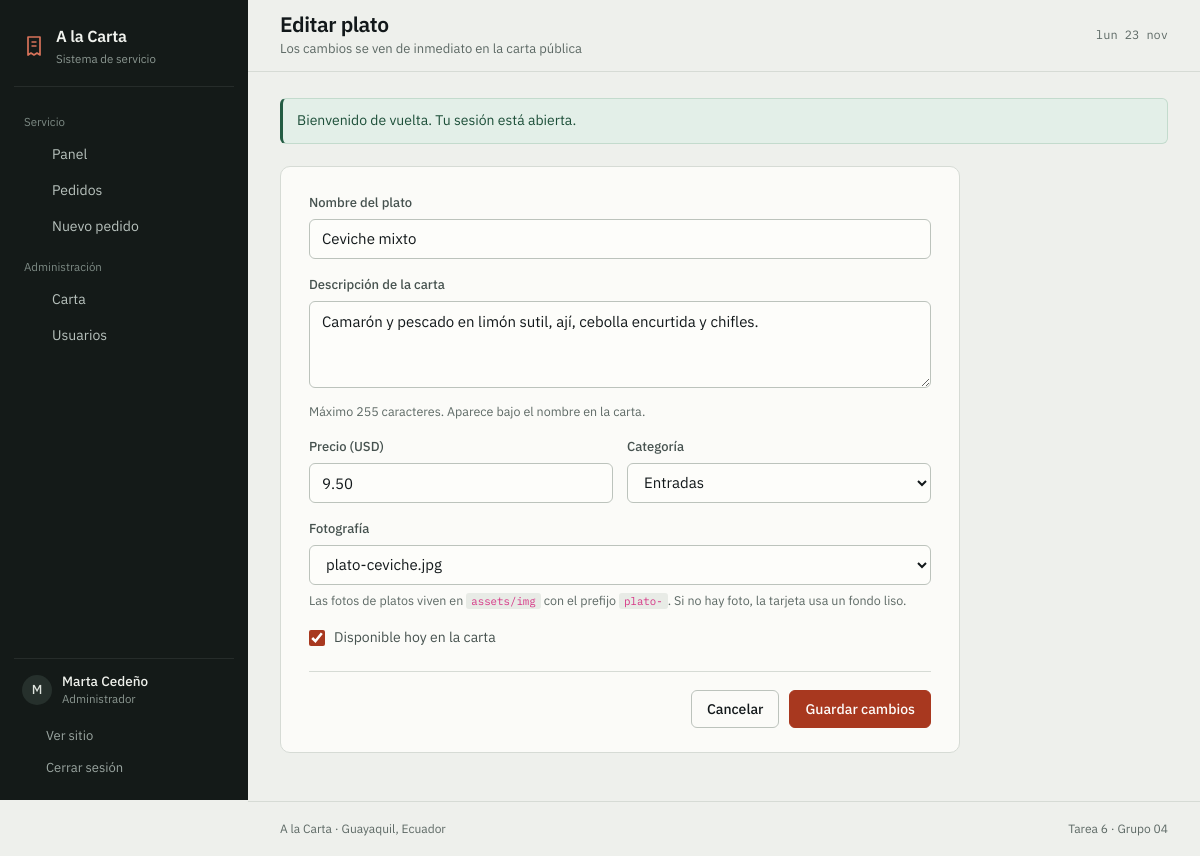
The app's page /plato_form.php?id=1 (signed in) with its own data.
### tables this page shows
CREATE TABLE users (
    id         INT AUTO_INCREMENT PRIMARY KEY,
    full_name  VARCHAR(80) NOT NULL,
    username   VARCHAR(50) NOT NULL,
    email      VARCHAR(100) NOT NULL UNIQUE,
    password   VARCHAR(255) NOT NULL,
    role_id    INT NOT NULL,
    active     TINYINT(1) NOT NULL DEFAULT 1,
    created_at DATETIME NOT NULL DEFAULT CURRENT_TIMESTAMP,
    CONSTRAINT fk_users_role FOREIGN KEY (role_id) REFERENCES roles(id)
);

CREATE TABLE roles (
    id   INT AUTO_INCREMENT PRIMARY KEY,
    name VARCHAR(30) NOT NULL
);

CREATE TABLE dishes (
    id          INT AUTO_INCREMENT PRIMARY KEY,
    name        VARCHAR(50) NOT NULL,
    description VARCHAR(255),
    price       DECIMAL(10, 2) NOT NULL,
    category    VARCHAR(30) NOT NULL DEFAULT 'Platos fuertes',
    image       VARCHAR(120) DEFAULT NULL,
    available   TINYINT(1) NOT NULL DEFAULT 1
);

### includes/auth.php (called while the page is built, shortened)
<?php
function usuario_actual(): ?array
{
    global $pdo;
    $id = $_SESSION['usuario_id'] ?? null;
    $sql = 'SELECT u.id, u.full_name, u.username, u.email, u.active, r.name AS role
            FROM users u
            JOIN roles r ON r.id = u.role_id
            WHERE u.id = :id';
    $consulta = $pdo->prepare($sql);
    $consulta->execute(['id' => $id]);
    $fila = $consulta->fetch();
    $usuario = $fila;
    return $usuario;
}
function requiere_sesion(): array
{
    $usuario = usuario_actual();
    return $usuario;
}
function requiere_rol(array $roles): array
{
    $usuario = requiere_sesion();
    return $usuario;
}

### plato_form.php (the view, shortened to what this page needs)
<?php
require_once __DIR__ . '/includes/config.php';
$usuario = requiere_rol(['Administrator']);
$id     = (int) ($_GET['id'] ?? 0);
$editar = $id > 0;
$plato = [
    'name'        => '',
    'description' => '',
    'price'       => '',
    'category'    => 'Platos fuertes',
    'image'       => '',
    'available'   => 1,
];
if ($editar) {
    $consulta = $pdo->prepare('SELECT * FROM dishes WHERE id = :id');
    $consulta->execute(['id' => $id]);
    $encontrado = $consulta->fetch();
    $plato = $encontrado;
}
$fotos = array_values(array_filter(
    scandir(__DIR__ . '/assets/img'),
    fn ($archivo) => preg_match('/^plato-.*\.(jpe?g|png|webp)$/i', $archivo)
));
$titulo    = $editar ? 'Editar plato' : 'Nuevo plato';
$subtitulo = 'Los cambios se ven de inmediato en la carta pública';
require __DIR__ . '/includes/header.php';
?>
<form method="post" class="formulario formulario--hoja">
    <div class="campo">
        <label for="name">Nombre del plato</label>
        <input class="control" type="text" id="name" name="name" maxlength="50"
               value="<?= e($plato['name']) ?>" required>
    </div>
    <div class="campo">
        <label for="description">Descripción de la carta</label>
        <textarea class="control" id="description" name="description" rows="3" maxlength="255"
                  placeholder="Ingredientes y guarnición"><?= e($plato['description']) ?></textarea>
        <p class="campo__ayuda">Máximo 255 caracteres. Aparece bajo el nombre en la carta.</p>
    </div>
    <div class="campo-doble">
        <div class="campo">
            <label for="price">Precio (USD)</label>
            <input class="control" type="text" id="price" name="price" inputmode="decimal"
                   value="<?= e((string) $plato['price']) ?>" placeholder="9.50" required>
        </div>
        <div class="campo">
            <label for="category">Categoría</label>
            <select class="control" id="category" name="category">
                <?php foreach (['Entradas', 'Platos fuertes', 'Postres', 'Bebidas'] as $categoria): ?>
                    <option value="<?= $categoria ?>" <?= $plato['category'] === $categoria ? 'selected' : '' ?>>
                        <?= $categoria ?>
                    </option>
                <?php endforeach; ?>
            </select>
        </div>
    </div>
    <div class="campo">
        <label for="image">Fotografía</label>
        <select class="control" id="image" name="image">
            <?php foreach ($fotos as $foto): ?>
                <option value="<?= e($foto) ?>" <?= $plato['image'] === $foto ? 'selected' : '' ?>>
                    <?= e($foto) ?>
                </option>
            <?php endforeach; ?>
        </select>
        <p class="campo__ayuda">Las fotos de platos viven en <code>assets/img</code> con el prefijo <code>plato-</code>. Si no hay foto, la tarjeta usa un fondo liso.</p>
    </div>
    <label class="casilla">
        <input type="checkbox" name="available" value="1" <?= $plato['available'] ? 'checked' : '' ?>>
        <span>Disponible hoy en la carta</span>
    </label>
    <div class="formulario__acciones">
        <a class="boton boton--fantasma" href="platos.php">Cancelar</a>
        <button class="boton boton--principal" type="submit">
            <?= $editar ? 'Guardar cambios' : 'Agregar a la carta' ?>
        </button>
    </div>
</form>
<?php require __DIR__ . '/includes/footer.php'; ?>

### includes/header.php (shortened to what this page needs)
<?php
$activo     = $activo ?? '';
$subtitulo  = $subtitulo ?? null;
$rol        = $usuario['role'] ?? 'Client';
$esCliente  = $rol === 'Client';
$dias  = ['dom', 'lun', 'mar', 'mié', 'jue', 'vie', 'sáb'];
$meses = ['ene', 'feb', 'mar', 'abr', 'may', 'jun', 'jul', 'ago', 'sep', 'oct', 'nov', 'dic'];
$hoy   = $dias[(int) date('w')] . ' ' . date('j') . ' ' . $meses[(int) date('n') - 1];
$grupos = [
    'Servicio' => [
        ['panel.php', 'Panel', 'panel', ['Administrator', 'Chef', 'Waiter', 'Client']],
        ['pedidos.php', $esCliente ? 'Mis pedidos' : 'Pedidos', 'pedidos', ['Administrator', 'Chef', 'Waiter', 'Client']],
        ['pedido_nuevo.php', 'Nuevo pedido', 'nuevo', ['Administrator', 'Waiter', 'Client']],
    ],
    'Administración' => [
        ['platos.php', 'Carta', 'carta', ['Administrator']],
        ['usuarios.php', 'Usuarios', 'usuarios', ['Administrator']],
    ],
];
?>
<!DOCTYPE html>
<html lang="es">
<head>
    <link rel="stylesheet" href="assets/css/fuentes.css">
    <link rel="stylesheet" href="assets/vendor/bootstrap.min.css">
    <link rel="stylesheet" href="assets/css/estilos.css">
</head>
<body class="app">
<div class="armazon">
    <aside class="lateral" id="lateral" aria-label="Menú del sistema">
        <a class="lateral__marca" href="panel.php">
            <svg width="24" height="24" viewBox="0 0 24 24" fill="none" stroke="currentColor"
                 stroke-width="1.7" stroke-linejoin="round" aria-hidden="true">
                <path d="M6 3h12v18l-3-2-3 2-3-2-3 2V3z"/>
                <path d="M9.5 8h5M9.5 12h5"/>
            </svg>
            <span>
                <span class="lateral__nombre">A la Carta</span>
                <span class="lateral__sub">Sistema de servicio</span>
            </span>
        </a>
        <nav class="lateral__nav">
            <?php foreach ($grupos as $grupo => $enlaces): ?>
                <?php $visibles = array_filter($enlaces, fn ($e) => in_array($rol, $e[3], true)); ?>
                <?php if ($visibles): ?>
                    <p class="lateral__grupo"><?= e($grupo) ?></p>
                    <?php foreach ($visibles as [$ruta, $texto, $clave]): ?>
                        <a class="lateral__enlace <?= $activo === $clave ? 'activo' : '' ?>" href="<?= $ruta ?>"
                           <?= $activo === $clave ? 'aria-current="page"' : '' ?>>
                            <?= icono($clave === 'carta' ? 'carta' : $clave, 18) ?>
                            <span><?= e($texto) ?></span>
                        </a>
                    <?php endforeach; ?>
                <?php endif; ?>
            <?php endforeach; ?>
        </nav>
        <div class="lateral__pie">
            <div class="lateral__usuario">
                <span class="inicial" aria-hidden="true"><?= e(mb_substr($usuario['full_name'], 0, 1)) ?></span>
                <span>
                    <strong><?= e($usuario['full_name']) ?></strong>
                    <span class="lateral__rol"><?= e(rol_etiqueta($rol)) ?></span>
                </span>
            </div>
            <a class="lateral__salir" href="index.php"><?= icono('sitio', 16) ?> Ver sitio</a>
            <a class="lateral__salir" href="logout.php"><?= icono('salir', 16) ?> Cerrar sesión</a>
        </div>
    </aside>
    <div class="area">
        <header class="barra">
            <div class="barra__titulo">
                <h1><?= e($titulo) ?></h1>
                <?php if ($subtitulo): ?><p class="barra__sub"><?= e($subtitulo) ?></p><?php endif; ?>
            </div>
            <p class="barra__fecha"><?= $hoy ?></p>
        </header>
        <main class="contenido-app" id="contenido">

### records on screen
users: full_name "M", full_name "Marta Cedeño", role.name "Administrador"
dishes: name "Ceviche mixto", description "Camarón y pescado en limón sutil, ají, cebolla encurtida y chifles.", price "9.50", category "Entradas", available "☑"

### other values on screen
$grupo "Servicio"
$texto "Panel"
$texto "Pedidos"
$texto "Nuevo pedido"
$grupo "Administración"
$texto "Carta"
$texto "Usuarios"
$titulo "Editar plato"
$subtitulo "Los cambios se ven de inmediato en la carta pública"
$aviso['mensaje'] "Bienvenido de vuelta. Tu sesión está abierta."
APP_NOMBRE "A la Carta"
APP_LUGAR "Guayaquil, Ecuador"
form field image "plato-ceviche.jpg"
